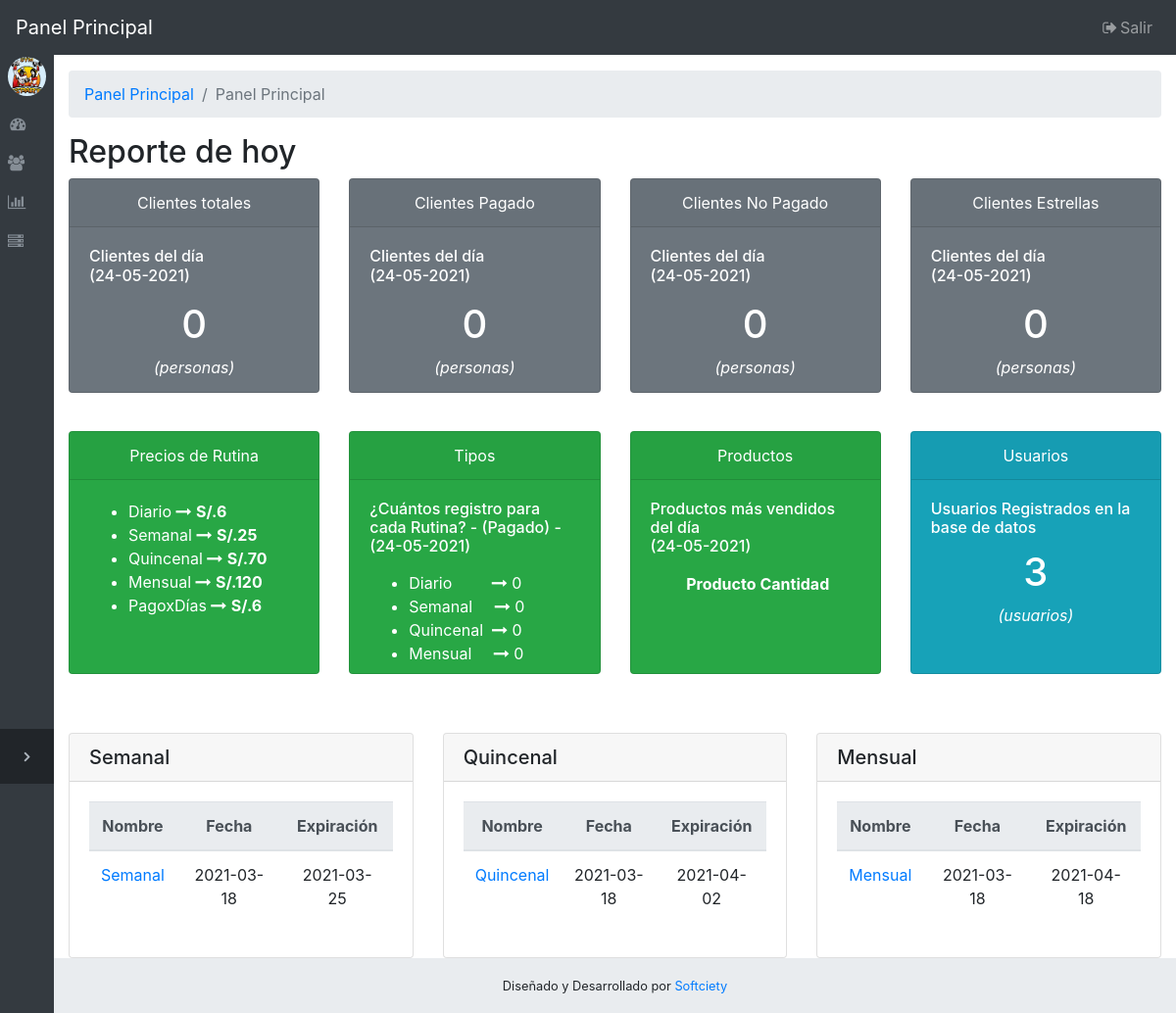
The app's page /view/cpanel (signed in) with its own data.
### tables this page shows
CREATE TABLE `db_tipo_pago` (
  `ID` int(11) NOT NULL,
  `pago` varchar(50) NOT NULL,
  `costo_pago` double NOT NULL
);

CREATE TABLE `clientes` (
  `ID` int(11) NOT NULL,
  `nombre` varchar(100) NOT NULL,
  `fecha_clientes` date NOT NULL,
  `fecha_clientes_new` date NOT NULL,
  `hora` time NOT NULL,
  `pagado` varchar(3) NOT NULL,
  `estado` varchar(50) NOT NULL DEFAULT 'si',
  `id_tipo_pago` int(11) NOT NULL,
  `descuento_rutina` float NOT NULL,
  `rtn_baile` varchar(5) NOT NULL,
  `rtn_maquinas` varchar(5) NOT NULL,
  `precio_bm` float NOT NULL,
  `dias` int(11) NOT NULL,
  `dinero_adelantado` float NOT NULL,
  `total_rutina` float NOT NULL,
  `cliente_estrella` varchar(3) NOT NULL
);

### model/db_tipo_pago.php (called while the page is built, shortened)
<?php
require_once("conexion.php");
class tipopago {
public function consultar_tipo_pago(){
	$cn = new conexion();
	$cn->conectar();
	$sql="SELECT * FROM db_tipo_pago";
	return $cn->SetEjecucionQuery($sql);
}
}
 ?>

### model/conexion.php (called while the page is built, shortened)
<?php
class conexion {
    private $servidor;
    private $usuario;
    private $clave;
    private $bd;
    private $conexion;
    public function __construct()
    {
        $this->servidor="localhost";
        $this->usuario="root";
        $this->clave="";
        $this->bd="system_gym";
    }
   public function conectar()
   {
       $this->conexion=new mysqli($this->servidor,$this->usuario,$this->clave,$this->bd);
   }
    public function setEjecucionQuery($sql){
      return $this->conexion->query($sql);
    }
}

### model/reportes.php (called while the page is built, shortened)
<?php
require_once("conexion.php");
class Reportes{
	public function consultarMembreciaSemanal(){
		$cn = new conexion();
		$cn->conectar();
		$sql="SELECT ID,nombre
					FROM clientes
					WHERE id_tipo_pago  = 2
					AND estado = 'si'
					AND cliente_estrella = 'no' ";
		return $cn->SetEjecucionQuery($sql);
	}
	public function consultarMembreciaQuincenal(){
		$cn = new conexion();
		$cn->conectar();
		$sql="SELECT ID,nombre
					FROM clientes
					WHERE id_tipo_pago  = 3
					AND estado = 'si'
					AND cliente_estrella = 'no' ";
		return $cn->SetEjecucionQuery($sql);
	}
	public function consultarMembreciaMensual(){
		$cn = new conexion();
		$cn->conectar();
		$sql="SELECT ID,nombre
					FROM clientes
					WHERE id_tipo_pago  = 4
					AND estado = 'si'
					AND cliente_estrella = 'no' ";
		return $cn->SetEjecucionQuery($sql);
	}
	public function consultarMembreciaMIN($id){
		$cn = new conexion();
		$cn->conectar();
		$sql="SELECT clientes.ID as idc , clientes.nombre as cliente , MIN(eventos.start) as fecha
					FROM clientes
					INNER JOIN eventos ON  eventos.id_cliente = clientes.ID
					WHERE clientes.ID = $id";
		return $cn->SetEjecucionQuery($sql);
	}
	public function consultarMembreciaMAX($id){
		$cn = new conexion();
		$cn->conectar();
		$sql="SELECT clientes.nombre as cliente , MAX(eventos.start) as fecha
					FROM clientes
					INNER JOIN eventos ON  eventos.id_cliente = clientes.ID
				  WHERE clientes.ID = $id";
		return $cn->SetEjecucionQuery($sql);
	}
}
 ?>

### controller/clientes/get_precios_rutina.php (the view)
<?php
require_once("../model/db_tipo_pago.php");
$obj=new tipopago();
$datos=$obj->consultar_tipo_pago();
while($var=$datos->fetch_array(MYSQLI_ASSOC))
{
  echo "<li>".$var['pago']."
        <span class='fa fa-long-arrow-right'></span>
        <strong>
          S/.".$var['costo_pago']."
        </strong>
        </li>";
}
?>

### controller/membrecia/exSemanal.php (shortened to what this page needs)
<?php
require_once('../model/reportes.php');
$obj = new Reportes();
$consultaAll = $obj->consultarMembreciaSemanal();
while($k = $consultaAll -> fetch_array(MYSQLI_ASSOC))
{
  $clienteId = $k['ID'];
  $result=$obj->consultarMembreciaMIN($clienteId);
  while($fila = $result -> fetch_array(MYSQLI_ASSOC))
  {
    $id = $fila['idc'];
    $nombre = $fila['cliente'];
    $fecha =  $fila['fecha'];
  }
  $var  = explode(" ",$fecha);
  $date = $var[0];
 $resultado=$obj->consultarMembreciaMAX($clienteId);
 while($fila2 = $resultado -> fetch_array(MYSQLI_ASSOC)){ $fechaExpira =  $fila2['fecha']; }
 $varlast  = explode(" ",$fechaExpira);
 $dateExpira = $varlast[0];
$dias = 7;
$nuevafecha = strtotime ( "+ ". $dias ." day" , strtotime ( $date  ) );
$nuevafecha = date ( 'Y-m-d' , $nuevafecha );
if($nuevafecha < $dateExpira){
  echo "<tr class='table-danger'>
        <td>
        <a href='../view/clientes/modificar-&-eliminar-cliente.php?cod=".$id."'>".$nombre."</a>
        </td>".
        "<td>".$date."</td>".
       "<td>".$nuevafecha."</td>
       <!-- <td>
          <input type='hidden' id='codcliente' disabled value='{$id}'>
          <button type='button' class='btn btn-danger btn-sm' id='delete'>X</button>
        </td> -->
       </tr>";
}else{
  echo "<tr>
        <td>
          <a href='../view/clientes/modificar-&-eliminar-cliente.php?cod=".$id."'>".$nombre."</a>
        </td>".
       "<td>".$date."</td>".
       "<td>".$nuevafecha."</td>
       <!--  <td>
          <input type='hidden' id='codcliente' disabled value='{$id}'>
          <button type='button' class='btn btn-danger btn-sm' id='delete'>X</button>
        </td> -->
       </tr>";
}
}
 ?>

### controller/membrecia/exQuincenal.php (shortened to what this page needs)
<?php
require_once('../model/reportes.php');
$obj = new Reportes();
$consultaAll = $obj->consultarMembreciaQuincenal();
while($k = $consultaAll -> fetch_array(MYSQLI_ASSOC))
{
  $clienteId = $k['ID'];
  $result=$obj->consultarMembreciaMIN($clienteId);
  while($fila = $result -> fetch_array(MYSQLI_ASSOC))
  {
    $id = $fila['idc'];
    $nombre = $fila['cliente'];
    $fecha =  $fila['fecha'];
  }
  $var  = explode(" ",$fecha);
  $date = $var[0];
 $resultado=$obj->consultarMembreciaMAX($clienteId);
 while($fila2 = $resultado -> fetch_array(MYSQLI_ASSOC)){ $fechaExpira =  $fila2['fecha']; }
 $varlast  = explode(" ",$fechaExpira);
 $dateExpira = $varlast[0];
$dias = 15;
$nuevafecha = strtotime ( "+ ". $dias ." day" , strtotime ( $date  ) );
$nuevafecha = date ( 'Y-m-d' , $nuevafecha );
if($nuevafecha < $dateExpira){
  echo "<tr class='table-danger'>
        <td>
        <a href='../view/clientes/modificar-&-eliminar-cliente.php?cod=".$id."'>".$nombre."</a>
        </td>".
        "<td>".$date."</td>".
       "<td>".$nuevafecha."</td>
       <!-- <td>
          <input type='hidden' id='codcliente' disabled value='{$id}'>
          <button type='button' class='btn btn-danger btn-sm' id='deleteQ'>X</button>
        </td> -->
       </tr>";
}else{
  echo "<tr>
        <td>
          <a href='../view/clientes/modificar-&-eliminar-cliente.php?cod=".$id."'>".$nombre."</a>
        </td>".
       "<td>".$date."</td>".
       "<td>".$nuevafecha."</td>
       <!-- <td>
          <input type='hidden' id='codcliente' disabled value='{$id}'>
          <button type='button' class='btn btn-danger btn-sm' id='deleteQ'>X</button>
        </td>-->
       </tr>";
}
}
 ?>

### controller/membrecia/exMensual.php (shortened to what this page needs)
<?php
require_once('../model/reportes.php');
$obj = new Reportes();
$consultaAll = $obj->consultarMembreciaMensual();
while($k = $consultaAll -> fetch_array(MYSQLI_ASSOC))
{
  $clienteId = $k['ID'];
  $result=$obj->consultarMembreciaMIN($clienteId);
  while($fila = $result -> fetch_array(MYSQLI_ASSOC))
  {
    $id = $fila['idc'];
    $nombre = $fila['cliente'];
    $fecha =  $fila['fecha'];
    $var  = explode(" ",$fecha);
    $date = $var[0];
    $year  = date('Y' , strtotime($date));
    $month = date('m' , strtotime($date));
    $day   = date('d' , strtotime($date));
  }
    $resultado=$obj->consultarMembreciaMAX($clienteId);
    while($fila2 = $resultado -> fetch_array(MYSQLI_ASSOC)){ $fechaExpira =  $fila2['fecha']; }
    $varlast  = explode(" ",$fechaExpira);
    $dateExpira = $varlast[0];
$dateMonth = mktime( 0, 0, 0, $month, $day, $year );
$nuevafecha = date("Y-m-d", strtotime('+1 month', $dateMonth));
if($nuevafecha < $dateExpira){
  echo "<tr class='table-danger'>
        <td>
        <a href='../view/clientes/modificar-&-eliminar-cliente.php?cod=".$id."'>".$nombre."</a>
        </td>".
        "<td>".$date."</td>".
       "<td>".$nuevafecha."</td>
       <!-- <td>
          <input type='hidden' id='codcliente' disabled value='{$id}'>
          <button type='button' class='btn btn-danger btn-sm' id='delete'>X</button>
        </td> -->
       </tr>";
}else{
  echo "<tr>
        <td>
          <a href='../view/clientes/modificar-&-eliminar-cliente.php?cod=".$id."'>".$nombre."</a>
        </td>".
       "<td>".$date."</td>".
       "<td>".$nuevafecha."</td>
       <!--  <td>
          <input type='hidden' id='codcliente' disabled value='{$id}'>
          <button type='button' class='btn btn-danger btn-sm' id='delete'>X</button>
        </td> -->
       </tr>";
}
}
 ?>

### records on screen
db_tipo_pago: pago "Diario", costo_pago "6"
db_tipo_pago: pago "Semanal", costo_pago "25"
db_tipo_pago: pago "Quincenal", costo_pago "70"
db_tipo_pago: pago "Mensual", costo_pago "120"
db_tipo_pago: pago "PagoxDías", costo_pago "6"
clientes: nombre "Semanal", date "2021-03-18", nuevafecha "2021-03-25"
clientes: nombre "Quincenal", date "2021-03-18", nuevafecha "2021-04-02"
clientes: nombre "Mensual", date "2021-03-18", nuevafecha "2021-04-18"

### other values on screen
$cantidad "0"
$cantidad=$value[0] "0"
$cantidad=$value[0] "3"
